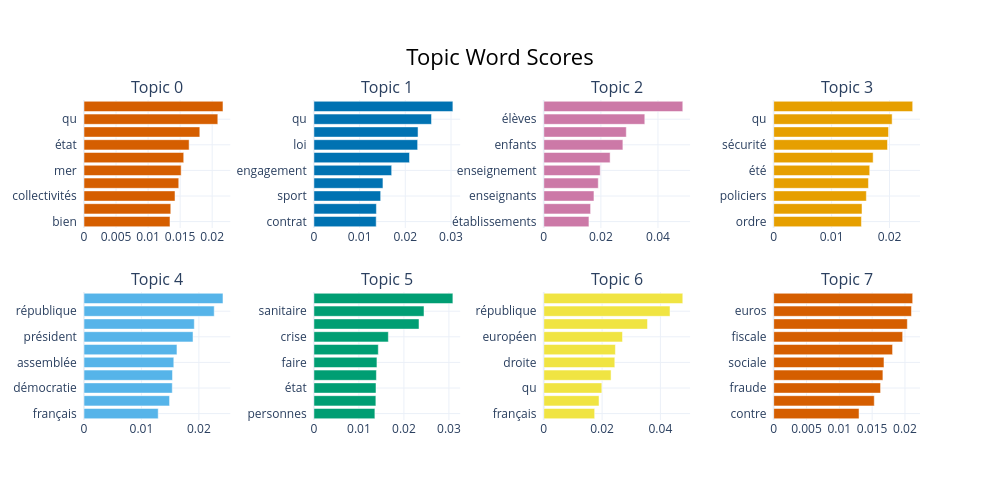

The notebook cell saved with this chart:
### Code cell
topic_model.visualize_barchart(
    n_words = 10, # Select the number of words to display per topic
    # topics = [0,1,2,3,4], # Select specific topics to display
    # top_n_topics = 6, # Select the first n topics to display
    # height = 300, # Adjust the height of the plot
    # width = 800 # Adjust the width of the plot 
)

### Figure 1 — Plotly figure (JSON) as saved in the notebook; plotly's stock layout.template omitted (floating-point values rounded to 4 significant figures)
{"data": [{"marker": {"color": "#D55E00"}, "orientation": "h", "type": "bar", "x": [0.01342, 0.01354, 0.0142, 0.01478, 0.01516, 0.01556, 0.0164, 0.01807, 0.02088, 0.02169], "xaxis": "x", "y": ["bien  ", "été  ", "collectivités  ", "nouvelle  ", "mer  ", "république  ", "état  ", "loi  ", "qu  ", "territoires  "], "yaxis": "y"}, {"marker": {"color": "#0072B2"}, "orientation": "h", "type": "bar", "x": [0.01363, 0.01368, 0.01461, 0.01511, 0.01702, 0.02092, 0.0227, 0.02279, 0.02573, 0.03041], "xaxis": "x2", "y": ["contrat  ", "texte  ", "sport  ", "principes  ", "engagement  ", "laïcité  ", "loi  ", "république  ", "qu  ", "associations  "], "yaxis": "y2"}, {"marker": {"color": "#CC79A7"}, "orientation": "h", "type": "bar", "x": [0.01581, 0.01639, 0.01757, 0.01908, 0.01977, 0.02323, 0.0277, 0.0289, 0.03538, 0.04869], "xaxis": "x3", "y": ["établissements  ", "écoles  ", "enseignants  ", "qu  ", "enseignement  ", "scolaire  ", "enfants  ", "éducation  ", "élèves  ", "école  "], "yaxis": "y3"}, {"marker": {"color": "#E69F00"}, "orientation": "h", "type": "bar", "x": [0.01515, 0.01525, 0.016, 0.01636, 0.01658, 0.01717, 0.01965, 0.01983, 0.02045, 0.024], "xaxis": "x4", "y": ["ordre  ", "contre  ", "policiers  ", "état  ", "été  ", "loi  ", "sécurité  ", "justice  ", "qu  ", "police  "], "yaxis": "y4"}, {"marker": {"color": "#56B4E9"}, "orientation": "h", "type": "bar", "x": [0.01292, 0.0149, 0.01537, 0.01541, 0.01563, 0.01618, 0.01898, 0.0192, 0.02267, 0.02419], "xaxis": "x5", "y": ["français  ", "politique  ", "démocratie  ", "loi  ", "assemblée  ", "été  ", "président  ", "élus  ", "république  ", "qu  "], "yaxis": "y5"}, {"marker": {"color": "#009E73"}, "orientation": "h", "type": "bar", "x": [0.01355, 0.01377, 0.0138, 0.01389, 0.01401, 0.01431, 0.01654, 0.02335, 0.02446, 0.03088], "xaxis": "x6", "y": ["personnes  ", "situation  ", "état  ", "soins  ", "faire  ", "été  ", "crise  ", "qu  ", "sanitaire  ", "santé  "], "yaxis": "y6"}, {"marker": {"color": "#F0E442"}, "orientation": "h", "type": "bar", "x": [0.01745, 0.01895, 0.01991, 0.02308, 0.02436, 0.02457, 0.027, 0.03558, 0.04331, 0.04769], "xaxis": "x7", "y": ["français  ", "symboles  ", "qu  ", "européenne  ", "droite  ", "extrême  ", "européen  ", "europe  ", "république  ", "drapeau  "], "yaxis": "y7"}, {"marker": {"color": "#D55E00"}, "orientation": "h", "type": "bar", "x": [0.01301, 0.01533, 0.01629, 0.01664, 0.01681, 0.01811, 0.01965, 0.02036, 0.02099, 0.02118], "xaxis": "x8", "y": ["contre  ", "entreprises  ", "fraude  ", "travail  ", "sociale  ", "impôt  ", "fiscale  ", "milliards  ", "euros  ", "qu  "], "yaxis": "y8"}], "layout": {"annotations": [{"font": {"size": 16}, "showarrow": false, "text": "Topic 0", "x": 0.0875, "xanchor": "center", "xref": "paper", "y": 1, "yanchor": "bottom", "yref": "paper"}, {"font": {"size": 16}, "showarrow": false, "text": "Topic 1", "x": 0.3625, "xanchor": "center", "xref": "paper", "y": 1, "yanchor": "bottom", "yref": "paper"}, {"font": {"size": 16}, "showarrow": false, "text": "Topic 2", "x": 0.6375, "xanchor": "center", "xref": "paper", "y": 1, "yanchor": "bottom", "yref": "paper"}, {"font": {"size": 16}, "showarrow": false, "text": "Topic 3", "x": 0.9125, "xanchor": "center", "xref": "paper", "y": 1, "yanchor": "bottom", "yref": "paper"}, {"font": {"size": 16}, "showarrow": false, "text": "Topic 4", "x": 0.0875, "xanchor": "center", "xref": "paper", "y": 0.4, "yanchor": "bottom", "yref": "paper"}, {"font": {"size": 16}, "showarrow": false, "text": "Topic 5", "x": 0.3625, "xanchor": "center", "xref": "paper", "y": 0.4, "yanchor": "bottom", "yref": "paper"}, {"font": {"size": 16}, "showarrow": false, "text": "Topic 6", "x": 0.6375, "xanchor": "center", "xref": "paper", "y": 0.4, "yanchor": "bottom", "yref": "paper"}, {"font": {"size": 16}, "showarrow": false, "text": "Topic 7", "x": 0.9125, "xanchor": "center", "xref": "paper", "y": 0.4, "yanchor": "bottom", "yref": "paper"}], "height": 500, "hoverlabel": {"bgcolor": "white", "font": {"family": "Rockwell", "size": 16}}, "showlegend": false, "title": {"font": {"color": "Black", "size": 22}, "text": "Topic Word Scores", "x": 0.5, "xanchor": "center", "yanchor": "top"}, "width": 1000, "xaxis": {"anchor": "y", "domain": [0, 0.175], "showgrid": true}, "xaxis2": {"anchor": "y2", "domain": [0.275, 0.45], "showgrid": true}, "xaxis3": {"anchor": "y3", "domain": [0.55, 0.725], "showgrid": true}, "xaxis4": {"anchor": "y4", "domain": [0.825, 1], "showgrid": true}, "xaxis5": {"anchor": "y5", "domain": [0, 0.175], "showgrid": true}, "xaxis6": {"anchor": "y6", "domain": [0.275, 0.45], "showgrid": true}, "xaxis7": {"anchor": "y7", "domain": [0.55, 0.725], "showgrid": true}, "xaxis8": {"anchor": "y8", "domain": [0.825, 1], "showgrid": true}, "yaxis": {"anchor": "x", "domain": [0.6, 1], "showgrid": true}, "yaxis2": {"anchor": "x2", "domain": [0.6, 1], "showgrid": true}, "yaxis3": {"anchor": "x3", "domain": [0.6, 1], "showgrid": true}, "yaxis4": {"anchor": "x4", "domain": [0.6, 1], "showgrid": true}, "yaxis5": {"anchor": "x5", "domain": [0, 0.4], "showgrid": true}, "yaxis6": {"anchor": "x6", "domain": [0, 0.4], "showgrid": true}, "yaxis7": {"anchor": "x7", "domain": [0, 0.4], "showgrid": true}, "yaxis8": {"anchor": "x8", "domain": [0, 0.4], "showgrid": true}}}
